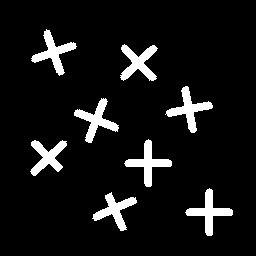
#> input picture Images/binary_crosses.png, 256 x 256 px
$ jupyter execute --allow-errors DilationAndErosion.ipynb   (shell and % lines are left out)
#> lines starting #> are read from the running program, lines starting #| are printed output that depends on the picture; after the words box and inside, x2 and y2 are one past the last pixel; in counts of white or black regions, pixels touching at a corner belong together
# Dilate and Erode

Dilation and erosion are fundamental operations in morphological image processing. They are used to modify and transform the shapes and structures within an image by considering the neighborhood of each pixel.

> *Dilation:*
    Dilation is an operation that expands or thickens the boundaries of objects in an image. It works by considering each pixel in the image and replacing it with the maximum value within its neighborhood. The neighborhood is defined by a structuring element, which is a small matrix or shape. If any pixel in the neighborhood has a value of 1 (foreground pixel), the central pixel being processed is set to 1 as well. Dilation is commonly used to fill gaps, join nearby regions, or enlarge objects in an image.

> *Erosion:*
    Erosion is the opposite operation to dilation and is used to erode or shrink the boundaries of objects in an image. Like dilation, erosion considers each pixel and replaces it with the minimum value within its neighborhood. If any pixel in the neighborhood has a value of 0 (background pixel), the central pixel being processed is set to 0 as well. Erosion can be used to remove noise, separate connected objects, or reduce the size of objects.

Both dilation and erosion can be applied iteratively to achieve different effects by repeatedly applying the operation. The number of iterations determines the extent of the transformation.

In both operations, the structuring element defines the shape and size of the neighborhood. It can be a simple shape, such as a square or a circle, or a more complex shape, depending on the desired effect. The structuring element is typically smaller than the objects of interest in the image and centered on the pixel being processed.

## Using OpenCV

Code Source: https://docs.opencv.org/3.4/db/df6/tutorial_erosion_dilatation.html

[cell 1]
from __future__ import print_function
import cv2 as cv
import numpy as np
import argparse

[cell 2]
src = None
erosion_size = 0
max_elem = 2
max_kernel_size = 21
title_trackbar_element_shape = 'Element:\n 0: Rect \n 1: Cross \n 2: Ellipse'
title_trackbar_kernel_size = 'Kernel size:\n 2n +1'
title_trackbar_button= '0 : OFF \n1 : ON'
title_erosion_window = 'Erosion Demo'
title_dilation_window = 'Dilation Demo'

1. Load an image (can be BGR or grayscale)
2. Create two windows (one for erosion output, the other for dilation) with a set of trackbars each
   - The first trackbar "Element" returns the value for the morphological type that will be mapped (1 = rectangle, 2 = cross, 3 = ellipse)
   - The second trackbar "Kernel size" returns the size of the element for the corresponding operation
3. Call once erosion and dilation to show the initial image

[cell 3]
def Callmain(src):

    cv.namedWindow(title_erosion_window)
    cv.createTrackbar(title_trackbar_element_shape, title_erosion_window, 0, max_elem, erosion)
    cv.createTrackbar(title_trackbar_kernel_size, title_erosion_window, 0, max_kernel_size, erosion)
    cv.createTrackbar(title_trackbar_button, title_erosion_window, 0, 1, erosion)
    cv.namedWindow(title_dilation_window)
    cv.createTrackbar(title_trackbar_element_shape, title_dilation_window, 0, max_elem, dilatation)
    cv.createTrackbar(title_trackbar_kernel_size, title_dilation_window, 0, max_kernel_size, dilatation)
    cv.createTrackbar(title_trackbar_button, title_dilation_window, 0, 1, dilatation)
    erosion(0)

    dilatation(0)
    cv.waitKey()

### Erosion Function
 The function that performs the erosion operation is cv::erode . As we can see, it receives two arguments and returns the processed image:

- src: The source image
- element: The kernel we will use to perform the operation. We can specify its shape by using the function cv::getStructuringElement :

We can choose any of three shapes for our kernel:

- Rectangular box: MORPH_RECT
- Cross: MORPH_CROSS
- Ellipse: MORPH_ELLIPSE

[cell 4]
# optional mapping of values with morphological shapes
def morph_shape(val):
    if val == 0:
        return cv.MORPH_RECT
    elif val == 1:
        return cv.MORPH_CROSS
    elif val == 2:
        return cv.MORPH_ELLIPSE

[cell 5]
def erosion(val):
    erosion_size = cv.getTrackbarPos(title_trackbar_kernel_size, title_erosion_window)
    erosion_shape = morph_shape(cv.getTrackbarPos(title_trackbar_element_shape, title_erosion_window))

    element = cv.getStructuringElement(erosion_shape, (2 * erosion_size + 1, 2 * erosion_size + 1),
                                       (erosion_size, erosion_size))

    erosion_dst = cv.erode(src, element)
    cv.imshow(title_erosion_window, erosion_dst)
    if cv.getTrackbarPos(title_trackbar_button, title_erosion_window) == 1:
        # Save the image
        cv.imwrite("eroded_image.png", erosion_dst)
        print("Image saved!")

        # Reset the button value
        cv.setTrackbarPos(title_trackbar_button, title_erosion_window, 0)

### Dilation Function
The code is below. As you can see, it is completely similar to the snippet of code for erosion. Here we also have the option of defining our kernel, its anchor point and the size of the operator to be used.

[cell 6]
def dilatation(val):
    dilatation_size = cv.getTrackbarPos(title_trackbar_kernel_size, title_dilation_window)
    dilation_shape = morph_shape(cv.getTrackbarPos(title_trackbar_element_shape, title_dilation_window))
    element = cv.getStructuringElement(dilation_shape, (2 * dilatation_size + 1, 2 * dilatation_size + 1),
                                       (dilatation_size, dilatation_size))
    dilatation_dst = cv.dilate(src, element)
    cv.imshow(title_dilation_window, dilatation_dst)
    if __name__ == "__Callmain__":
        parser = argparse.ArgumentParser(description='Code for Eroding and Dilating tutorial.')
        parser.add_argument('--input', help='Path to input image.', default='LinuxLogo.jpg')
        args = parser.parse_args()
        main(args.input)
    if cv.getTrackbarPos(title_trackbar_button, title_dilation_window) == 1:
        # Save the image
        cv.imwrite("dilated_image.png",dilatation_dst)
        print("Image saved!")

        # Reset the button value
        cv.setTrackbarPos(title_trackbar_button, title_dilation_window, 0)

[cell 7]
global src
src = cv.imread("Images/binary_crosses.png")
#> src is the input picture: shape (256, 256, 3); values 1 (black) and 255 (white), 8% white; 8 white regions, largest, box (x1, y1, x2, y2) and area: (120, 44, 158, 81) 672, (165, 86, 213, 133) 670, (74, 98, 119, 143) 670
if src is None:
        print('Could not open or find the image: ')
        exit(0)
Callmain(src)

## Without OpenCV

Code Source: https://towardsdatascience.com/introduction-to-image-processing-with-python-dilation-and-erosion-for-beginners-d3a0f29ad72b

### Import Libraries

[cell 8]
import numpy as np
import matplotlib.pyplot as plt
from skimage.io import imread, imshow
from skimage.draw import circle
from skimage.morphology import erosion, dilation

### Create a shape

Creating a circle

[cell 9]
circ_image = np.zeros((100, 100))
circ_image[circle(50, 50, 25)] = 1
imshow(circ_image);
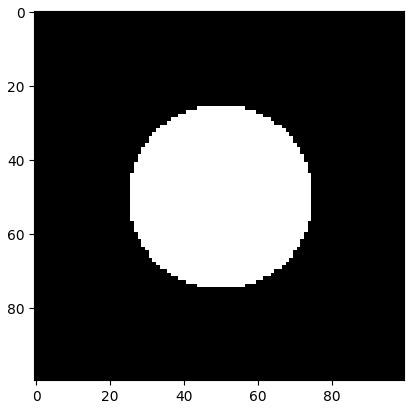
#> figure drawn by matplotlib, 1 panel

Applying a kernel to it

[cell 10]
cross = np.array([[0,1,0],
                  [1,1,1],
                  [0,1,0]])
imshow(cross, cmap = 'gray');

### Applying Erosion Function

eroded_circle = erosion(circ_image, cross)
imshow(eroded_circle);

Viewing original image and eroded image side by side

[cell 11]
linecolor = 'red'
fig, ax = plt.subplots(1, 2, figsize=(12, 5))
ax[0].imshow(circ_image, cmap = 'gray');
ax[0].set_title('Original', fontsize = 19)
ax[0].axvline(x = 25, color = linecolor)
ax[0].axvline(x = 75, color = linecolor)
ax[0].axhline(y = 25, color = linecolor)
ax[0].axhline(y = 75, color = linecolor)
ax[1].imshow(eroded_circle, cmap = 'gray');
ax[1].set_title('Eroded', fontsize = 19)
ax[1].axvline(x = 25, color = linecolor)
ax[1].axvline(x = 75, color = linecolor)
ax[1].axhline(y = 25, color = linecolor)
ax[1].axhline(y = 75, color = linecolor)
fig.tight_layout()
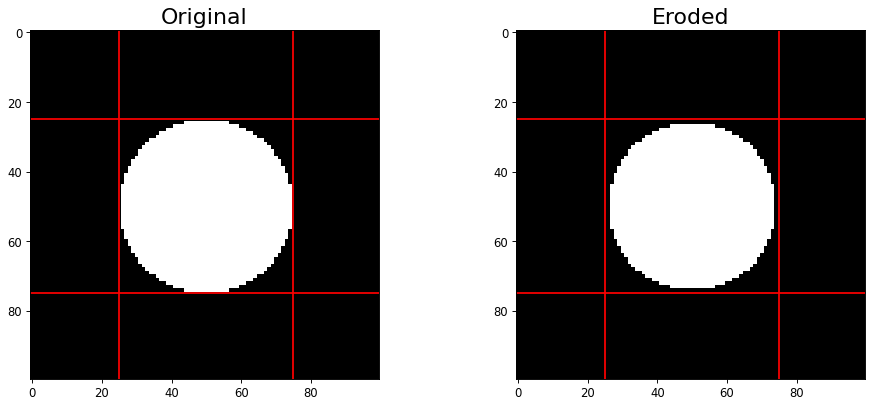
#> figure drawn by matplotlib, 2 panels

The eroded circle has shrunk slightly. This becomes more apparent as we perform many iterations of the erosion function

[cell 12]
def multi_erosion(image, kernel, iterations):
    for i in range(iterations):
        image = erosion(image, kernel)
    return image
ites = [2,4,6,8,10,12,14,16,18,20]
fig, ax = plt.subplots(2, 5, figsize=(17, 5))
for n, ax in enumerate(ax.flatten()):
    ax.set_title(f'Iterations : {ites[n]}', fontsize = 16)
    new_circle = multi_erosion(circ_image, cross, ites[n])
    ax.imshow(new_circle, cmap = 'gray');
    ax.axis('off')
fig.tight_layout()
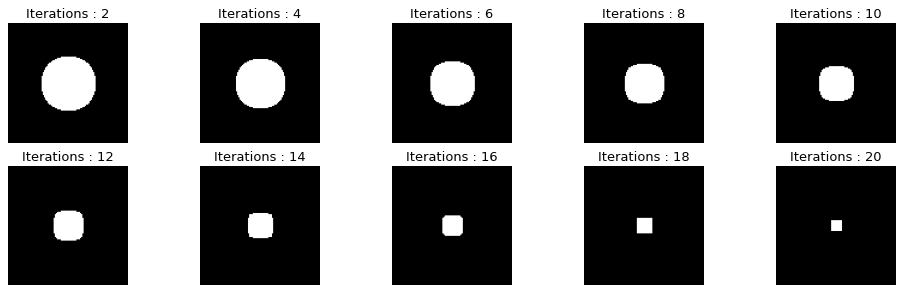
#> figure drawn by matplotlib, 10 panels

#### Changing the kernel function

 Instead of a cross kernel we use a horizontal line as well as a vertical line kernel.

[cell 13]
h_line = np.array([[0,0,0],
                  [1,1,1],
                  [0,0,0]])
v_line = np.array([[0,1,0],
                  [0,1,0],
                  [0,1,0]])
fig, ax = plt.subplots(1, 2, figsize=(15, 5))
ax[0].imshow(h_line, cmap='gray');
ax[1].imshow(v_line, cmap='gray');
fig.tight_layout()

ites = [2,4,6,8,10,12,14,16,18,20]
fig, ax = plt.subplots(2, 5, figsize=(17, 5))
for n, ax in enumerate(ax.flatten()):
    ax.set_title(f'Horizontal Iterations : {ites[n]}', fontsize = 12)
    new_circle = multi_erosion(circ_image, h_line, ites[n])
    ax.imshow(new_circle, cmap = 'gray');
    ax.axis('off')
fig.tight_layout()
fig, ax = plt.subplots(2, 5, figsize=(17, 5))
for n, ax in enumerate(ax.flatten()):
    ax.set_title(f'Vertical Iterationss : {ites[n]}', fontsize = 12)
    new_circle = multi_erosion(circ_image, v_line, ites[n])
    ax.imshow(new_circle, cmap = 'gray');
    ax.axis('off')
fig.tight_layout()
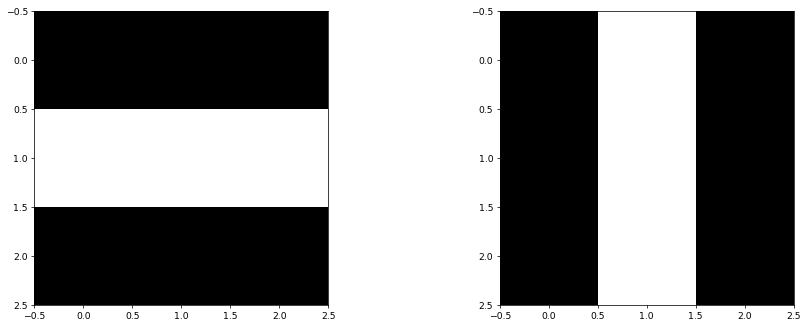
#> figure drawn by matplotlib, 2 panels
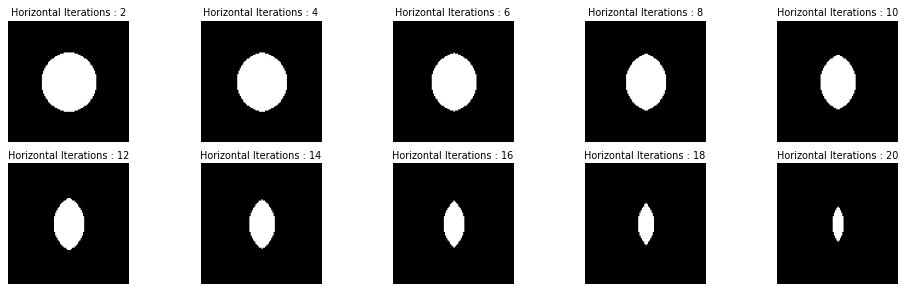
#> figure drawn by matplotlib, 10 panels
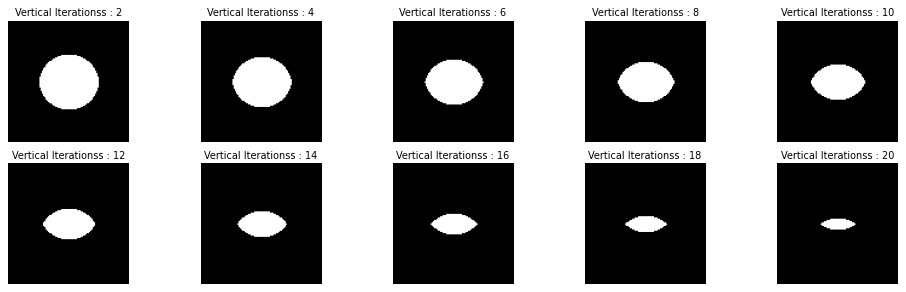
#> figure drawn by matplotlib, 10 panels

### Applying Dilation Function

[cell 14]
def multi_dilation(image, kernel, iterations):
#> called with kernel = array of shape (3, 3), iterations = 1
    for i in range(iterations):
        image = dilation(image, kernel)
    return image

dilated_circle = multi_dilation(circ_image, cross, 1)
linecolor = 'red'
fig, ax = plt.subplots(1, 2, figsize=(12, 5))
ax[0].imshow(circ_image, cmap = 'gray');
ax[0].set_title('Original', fontsize = 19)
ax[0].axvline(x = 25, color = linecolor)
ax[0].axvline(x = 75, color = linecolor)
ax[0].axhline(y = 25, color = linecolor)
ax[0].axhline(y = 75, color = linecolor)
ax[1].imshow(dilated_circle, cmap = 'gray');
ax[1].set_title('Dilated', fontsize = 19)
ax[1].axvline(x = 25, color = linecolor)
ax[1].axvline(x = 75, color = linecolor)
ax[1].axhline(y = 25, color = linecolor)
ax[1].axhline(y = 75, color = linecolor)
fig.tight_layout()

Over many iterations:

[cell 15]
ites = [2,4,6,8,10,12,14,16,18,20]
fig, ax = plt.subplots(2, 5, figsize=(17, 5))
for n, ax in enumerate(ax.flatten()):
    ax.set_title(f'Horizontal Iterations : {ites[n]}', fontsize =
                 12)
    new_circle = multi_dilation(circ_image, h_line, ites[n])
    ax.imshow(new_circle, cmap = 'gray');
    ax.axis('off')
fig.tight_layout()
fig, ax = plt.subplots(2, 5, figsize=(17, 5))
for n, ax in enumerate(ax.flatten()):
    ax.set_title(f'Vertical Iterationss : {ites[n]}', fontsize = 12)
    new_circle = multi_dilation(circ_image, v_line, ites[n])
    ax.imshow(new_circle, cmap = 'gray');
    ax.axis('off')
fig.tight_layout()
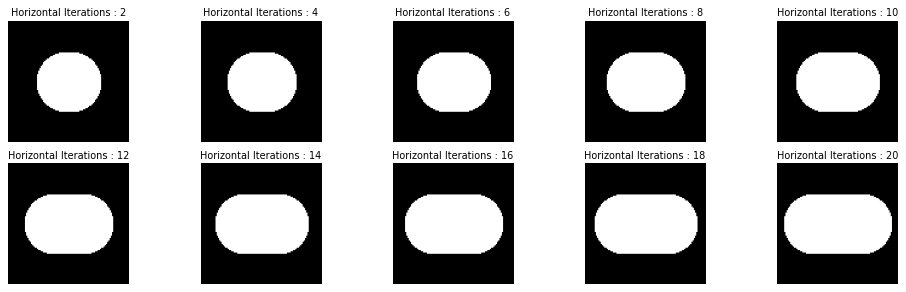
#> figure drawn by matplotlib, 10 panels
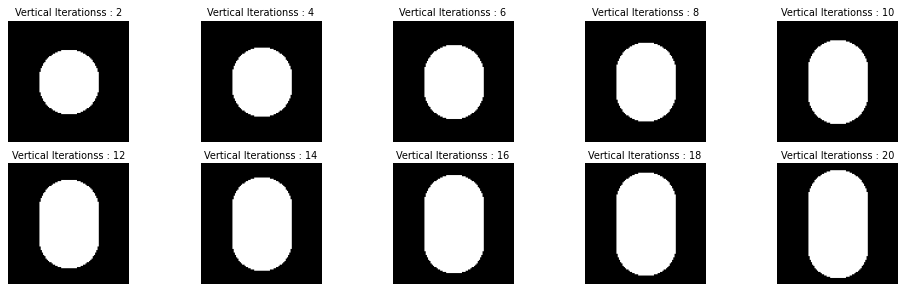
#> figure drawn by matplotlib, 10 panels

### Using a complex Image

[cell 16]
complex_image = imread('complex_image.png')
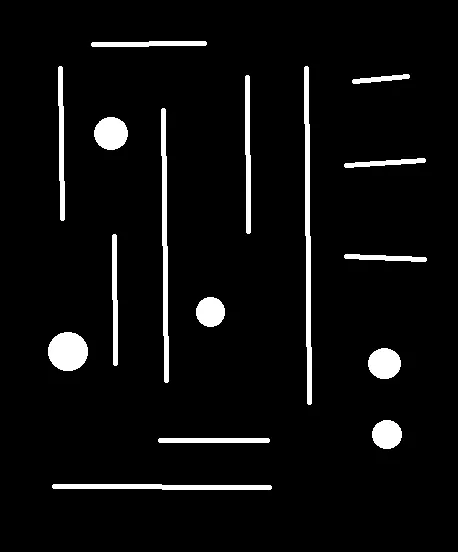
#> input picture Images/complex_image.png, 458 x 552 px, found by its file name
#> complex_image is the input picture: shape (552, 458, 3); mean R, G, B 13, 13, 13
imshow(complex_image);
